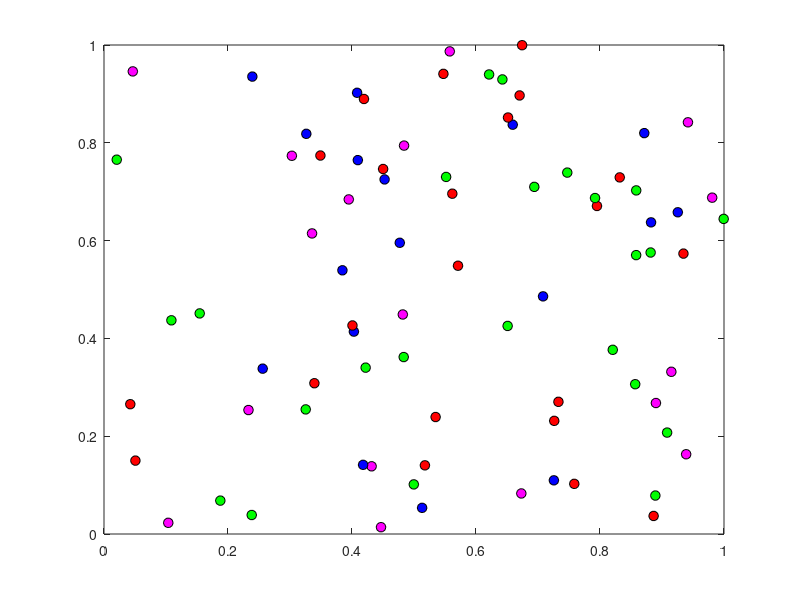

Write the MATLAB code that produced this figure. (Note: this script raises an error after producing the figure.)
clc
clear all

%% Datos
nTrainData = 80;
colorClass = {'r','g','b','m'};
% Entrenamiento
trainData = rand(2,nTrainData);

% Clases
trainClass = randi(4,1,nTrainData); % 50 numeros entre 1 y 4

%% Variables
K = 6;

[~, trainM] = size(trainData);

Class = unique(trainClass);
nClass = length(Class);

%% Grafica
% Entrenamiento
figure(1);
for i=1:trainM
    A = trainData(:, i);
    trainPlot = plot(A(1,:), A(2,:),'o',...
        'MarkerEdgeColor', 'k',...
        'MarkerFaceColor', colorClass{trainClass(i)},...
        'MarkerSize', 7);
    hold on;
end


%% Prueba
[x,y] = getpts(gcf);
testData = [x,y]';
[~, testM]  = size(testData);

%% Clasificacion
[K_NN, testClass] = knn(trainData, trainClass, testData, K);

%% Grafica
% Prueba
for i=1:testM
    A = testData(:, i);
    testPlot = plot(A(1,:), A(2,:), 's',...
        'LineWidth',2,...
        'MarkerEdgeColor', 'k',...
        'MarkerFaceColor',colorClass{testClass(i)},...
        'MarkerSize', 10);
    hold on;
end
legend([trainPlot, testPlot],'Train', 'Test',...
    'Location','NorthEastOutside');
title('K-Nearest Neighbor');
hold off;

%% Patch

for i=1:testM
    % Vertices
    puntos(:,:,i) = [testData(:,i)'; K_NN(:,:,i)'];
    verts = puntos(:,:,i);
    % Distancia
    for j=2:K+1
        dist = [1 j];

    % Propiedades de patch
    distancia.Vertices = verts;
    distancia.Faces = dist;
    distancia.FaceColor = 'none';
    distancia.LineStyle = ':';
    distancia.Edgecolor = 'black';
    distancia.LineWidth = 1;

    patch(distancia);
    end
end
